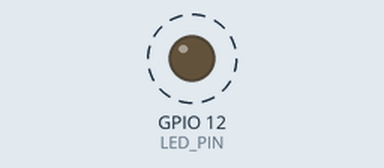
The program below on a simulated ESP32. Parts: output pins drawn as LEDs (lit = HIGH). Dashed ring = blinking. What the program prints to the serial monitor is not drawn.

Above: at 0.3 s.
Timing chart, 0 to 3.0 s (numbered marks = the images above):
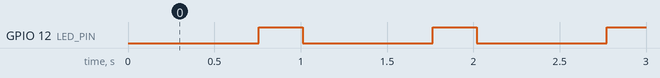

The program:

main.cpp
```cpp
#include <Arduino.h>
#include <enumeration.h>


void ledOff() {
    unsigned long ledOffStartTime = millis();
    digitalWrite(LED_PIN, LOW);
    Serial.println("DEVICE IS NOW OFF" );
    if (timeDiff(lastChangedTime, LED_OFF_FOR)) {
        current = LED_ON;
    }
    unsigned long ledOffEndTime = millis();
    Serial.print("LED off time: ");
    Serial.println(ledOffEndTime - ledOffStartTime);  // Calculate and print LED off latency
}

void ledOn() {
    unsigned long ledOnStartTime = millis();
    digitalWrite(LED_PIN, HIGH);
    Serial.println("DEVICE IS NOW ON");
    if (timeDiff(lastChangedTime, LED_ON_FOR)) {
        current = LED_OFF;
    }
    unsigned long ledOnEndTime = millis();
     Serial.print("LED on time: ");
    Serial.println(ledOnEndTime - ledOnStartTime);  // Calculate and print LED on latency
}

unsigned long loopStartTime;

void setup() {
    // put your setup code here, to run once:
    current = LED_OFF;
    pinMode(LED_PIN, OUTPUT);
    lastChangedTime = 0;
    Serial.begin(115200);
}

void loop() {
    State old = current;
    loopStartTime = millis();  // Save start time before loop execution
    switch (current) {
        case LED_OFF:
            ledOff();
            break;
        case LED_ON:
            ledOn();
            break;
    }

    if (old != current) {
        lastChangedTime = millis();
    }

    unsigned long loopEndTime = millis();  // Save end time after loop execution
    Serial.print("Loop execution time: ");
    Serial.println(loopEndTime - loopStartTime);  // Calculate and print loop latency
}
```

enumeration.h
```cpp
#include <Arduino.h>


enum State
{
  LED_ON,
  LED_OFF
};

State current;
unsigned long lastChangedTime;

const int LED_PIN = 12;
const int LED_OFF_FOR = 750;
const int LED_ON_FOR = 250;

// returns true if specifiedDelay has elapsed since start (millis() values)
boolean timeDiff(unsigned long start, int specifiedDelay)
{
  return (millis() - start >= specifiedDelay);
}
```

Measured:
- by itself, GPIO 12 (LED_PIN): alternates HIGH for 0.25 s and LOW for 0.75 s
